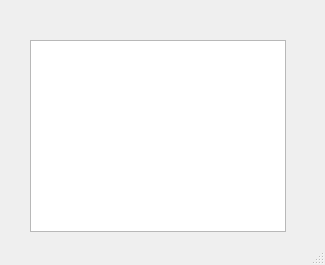
<?xml version="1.0" encoding="UTF-8"?>
<ui version="4.0">
 <class>QMainWindow</class>
 <widget class="QMainWindow" name="QMainWindow">
  <property name="geometry">
   <rect>
    <x>0</x>
    <y>0</y>
    <width>325</width>
    <height>265</height>
   </rect>
  </property>
  <property name="windowTitle">
   <string>List View Model-Based</string>
  </property>
  <widget class="QWidget" name="centralwidget">
   <widget class="QListView" name="listView">
    <property name="geometry">
     <rect>
      <x>30</x>
      <y>40</y>
      <width>256</width>
      <height>192</height>
     </rect>
    </property>
   </widget>
  </widget>
  <widget class="QStatusBar" name="statusbar"/>
 </widget>
 <resources/>
 <connections/>
</ui>
